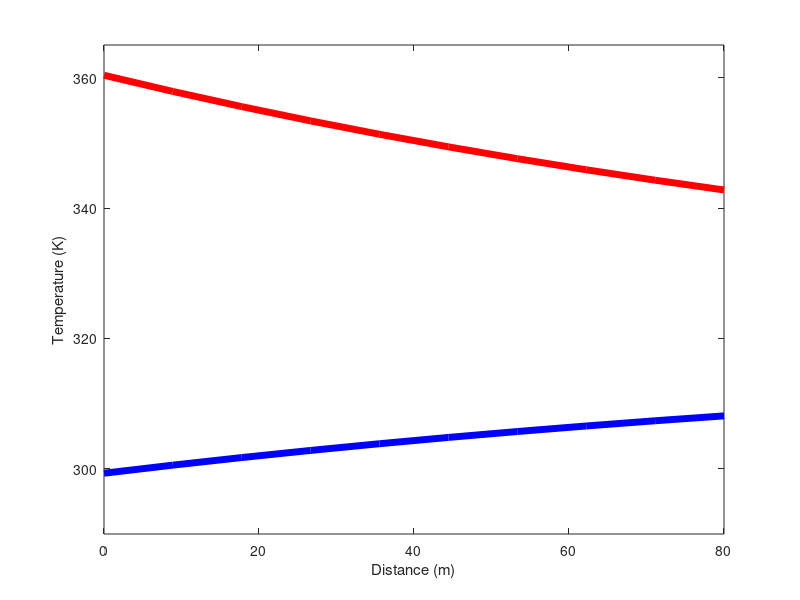

Source code (MATLAB):
%CO-CURRENT DOUBLE PIPE HEAT EXCHANGER
l = 80; %m pipe length
r1 = 0.1; %m inner radius
r2 = 0.15; %m outer pipe dia
n = 10; % number of nodes used

%Fluid 1 data
m1 = 20; %kg/s mass flowrate
Cp1 = 4180; %J/kg K Cp
rho1 = 1000; %kg/m3

%Fluid 2 data
m2 = 10; %kg/s
Cp2 = 4180; %J/kg K Cp
rho2 = 1000; %kg/m3

Ac1 = pi * (r1 ^ 2); % Crosssectional area of inner tube
Ac2 = pi * (r2 ^ 2 - r1 ^ 2); % Cross sectional area of outer tube

T1in = 298; % K Inlet temp of fluid 1
T2in = 363; % K Inlet temperature of fluid 2

T0 = 298; %K initial temperature of fluid through pipe
U = 360; %W/m2 - Overall HT coeff

dx = l/n; % Dividing length into nodes
time_final=1000; %seconds
dt=10; %seconds

x=linspace(0,l,n); %Array containing space between node 2 to n-1
T1=ones(1,n)*T0; %Initial conditions for all the nodes in geometry 1
T2=ones(1,n)*T0; %Initial conditions for all the nodes in geometry 2

dTdt1 = ones(1,n-2); %Rate of change in temerature of liquid 1
dTdt2 = ones(1,n-2); %Rate of change in temperature of liquid 2
t=0:dt:time_final; %array for time
for j=1:length(t)
    clf
    %Energy balance for fluid 1
    dTdt1(2:n)=(m1*Cp1*(T1(1:n-1)-T1(2:n))+U*2*pi*r1*dx*(T2(2:n)-T1(2:n)))/(rho1*Cp1*Ac1*dx);
    dTdt1(1)=(m1*Cp1*(T1in-T1(1))+U*2*pi*r1*dx*(T2(1)-T1(1)))/(rho1*Cp1*Ac1*dx);
    %Energy balance for fluid 2
    dTdt2(2:n)=(m2*Cp2*(T2(1:n-1)-T2(2:n))-U*2*pi*r1*dx*(T2(2:n)-T1(2:n)))/(rho2*Cp2*Ac2*dx);
    dTdt2(1)=(m2*Cp2*(T2in-T2(1))-U*2*pi*r1*dx*(T2(1)-T1(1)))/(rho2*Cp2*Ac2*dx);
    T1 = T1 + dTdt1 * dt; 
    T2 = T2 + dTdt2 * dt ;
   
    plot(x,T1,'-b','LineWidth',5)
    axis([0,80,290,365])
    xlabel('Distance (m)');
    ylabel('Temperature (K)');
    hold on
    plot(x,T2,'-r','LineWidth',5)
    pause(0.1)
end
